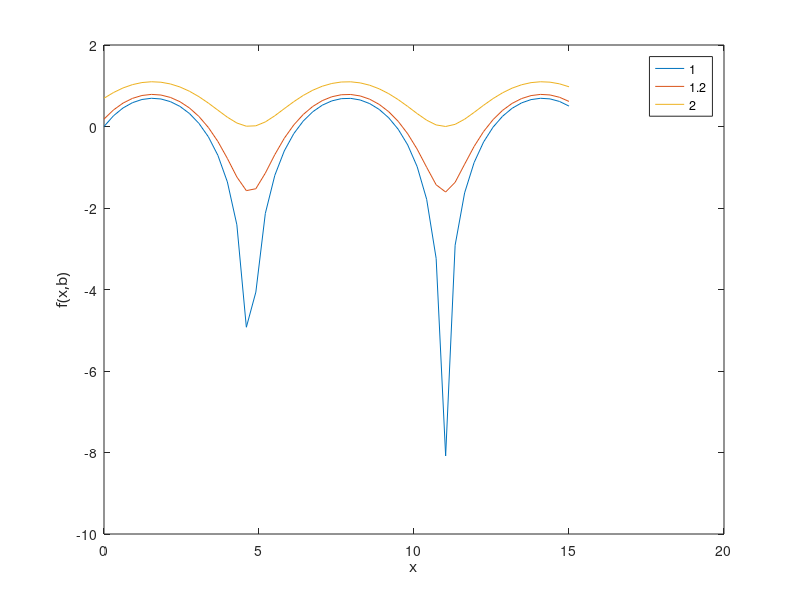

MATLAB code for this plot:
clear 
clc
for b = [1,1.2,2]
    x = linspace(0,15,50);

    fctn = @(x,b) log(b+sin(x));
    
    plot(x,fctn(x,b))
    xlabel("x","FontName","Comic Sans")
    ylabel("f(x,b)","FontName","Comic Sans")
    hold on
    legend("1","1.2","2")
end

%James-Edward Gray
%21015159